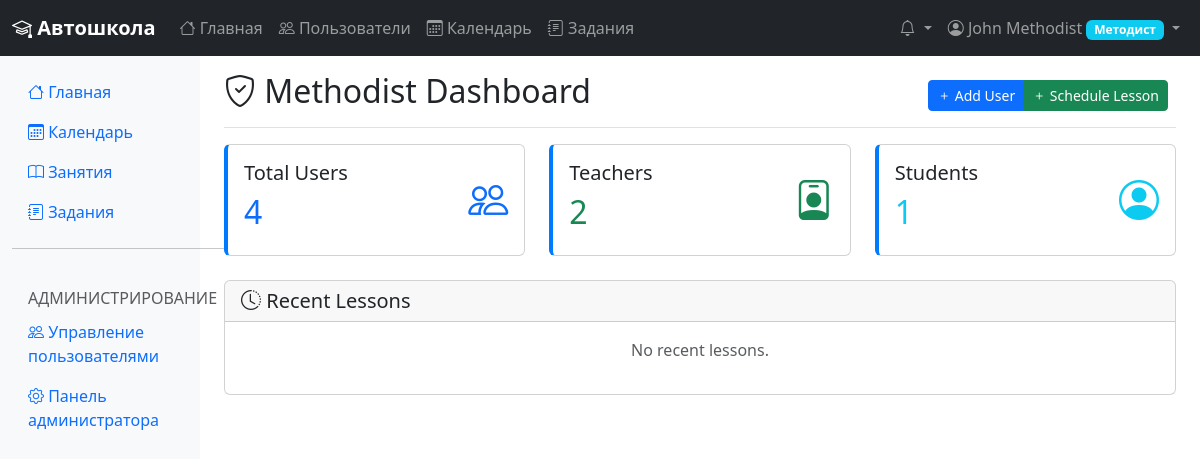
Page /ru/ (signed in) on the earlier database version.
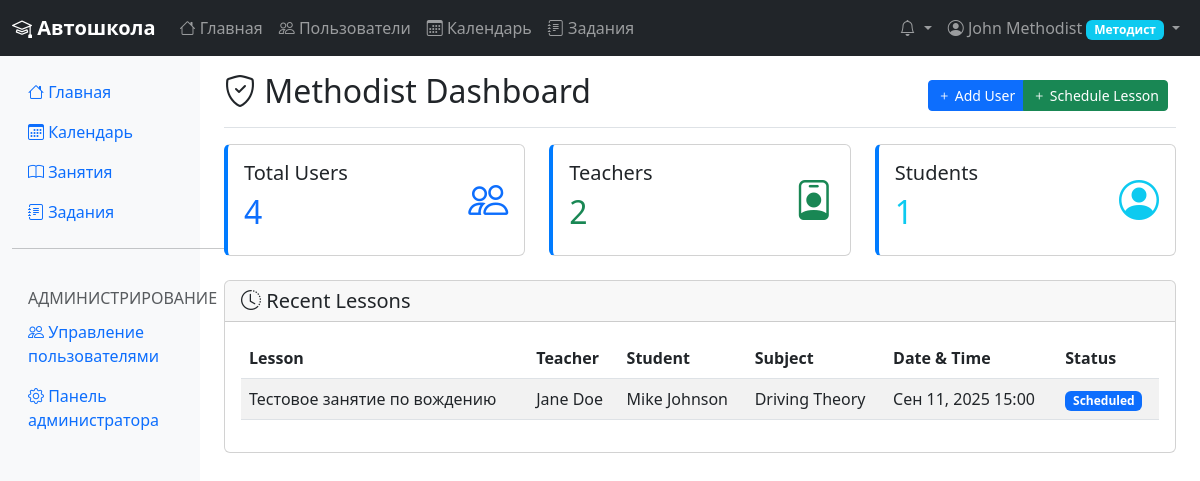
Same page on the later database version.
### scheduling/models.py (models this page shows, shortened)
class Lesson(models.Model):
    class LessonStatus(models.TextChoices):
        SCHEDULED = 'scheduled', 'Scheduled'
        COMPLETED = 'completed', 'Completed'
        CANCELLED = 'cancelled', 'Cancelled'
        RESCHEDULED = 'rescheduled', 'Rescheduled'
    title = models.CharField(max_length=200)
    subject = models.ForeignKey(Subject, on_delete=models.CASCADE, related_name='lessons')
    teacher = models.ForeignKey(
        User,
        on_delete=models.CASCADE,
        related_name='teaching_lessons',
        limit_choices_to={'role': User.UserRole.TEACHER}
    )
    student = models.ForeignKey(
        User,
        on_delete=models.CASCADE,
        related_name='student_lessons',
        limit_choices_to={'role': User.UserRole.STUDENT}
    )
    start_time = models.DateTimeField()
    end_time = models.DateTimeField()
    description = models.TextField(blank=True)
    materials = models.FileField(upload_to='lesson_materials/', blank=True, null=True)
    teacher_materials = models.FileField(
        upload_to='lesson_teacher_materials/',
        blank=True,
        null=True,
        help_text="Материалы для преподавателя (видны только преподавателю)"
    )
    zoom_link = models.URLField(blank=True, help_text="Zoom/Meet meeting link")
    status = models.CharField(
        max_length=20,
        choices=LessonStatus.choices,
        default=LessonStatus.SCHEDULED
    )
    teacher_rating = models.PositiveIntegerField(
        null=True, blank=True,
        help_text="Teacher's rating of the lesson (1-10)"
    )
    student_rating = models.PositiveIntegerField(
        null=True, blank=True,
        help_text="Student's rating of the lesson (1-10)"
    )
    teacher_comments = models.TextField(blank=True)
    student_comments = models.TextField(blank=True)
    created_at = models.DateTimeField(auto_now_add=True)
    updated_at = models.DateTimeField(auto_now=True)
    created_by = models.ForeignKey(
        User,
        on_delete=models.SET_NULL,
        null=True,
        related_name='created_lessons',
        limit_choices_to={'role': User.UserRole.METHODIST}
    )
    class Meta:
        ordering = ['-start_time']
        verbose_name = 'Lesson'
        verbose_name_plural = 'Lessons'

class Subject(models.Model):
    name = models.CharField(max_length=200)
    description = models.TextField(blank=True)
    is_active = models.BooleanField(default=True)
    class Meta:
        ordering = ['name']

### accounts/models.py (models this page shows, shortened)
class User(AbstractUser):
    class UserRole(models.TextChoices):
        STUDENT = 'student', 'Ученик'
        TEACHER = 'teacher', 'Инструктор'
        METHODIST = 'methodist', 'Методист'
    first_name = models.CharField(max_length=150, verbose_name='Имя')
    last_name = models.CharField(max_length=150, verbose_name='Фамилия')
    middle_name = models.CharField(max_length=150, blank=True, verbose_name='Отчество')
    role = models.CharField(
        max_length=20,
        choices=UserRole.choices,
        default=UserRole.STUDENT,
        verbose_name='Роль'
    )
    timezone = TimeZoneField(default='Europe/Moscow', verbose_name='Часовой пояс')
    phone = models.CharField(max_length=20, blank=True, verbose_name='Телефон')
    created_at = models.DateTimeField(auto_now_add=True, verbose_name='Дата создания')
    updated_at = models.DateTimeField(auto_now=True, verbose_name='Дата обновления')
    created_by = models.ForeignKey(
        'self',
        on_delete=models.SET_NULL,
        null=True,
        blank=True,
        related_name='created_users',
        limit_choices_to={'role': UserRole.METHODIST},
        verbose_name='Создан пользователем'
    )
    @property
    def full_name(self):
        if self.middle_name:
            return f"{self.first_name} {self.middle_name} {self.last_name}"
        return f"{self.first_name} {self.last_name}"
    def is_student(self):
        return self.role == self.UserRole.STUDENT
    def is_teacher(self):
        return self.role == self.UserRole.TEACHER
    def is_methodist(self):
        return self.role == self.UserRole.METHODIST
    class Meta:
        ordering = ['last_name', 'first_name']
        verbose_name = 'Пользователь'
        verbose_name_plural = 'Пользователи'

### accounts/views.py (the view, shortened to what this page needs)
# urls.py: path('', views.dashboard, name='dashboard'),
@login_required
def dashboard(request):
    user = request.user
    if user.is_student():
        from scheduling.models import Lesson
        from assignments.models import Assignment
        upcoming_lessons = Lesson.objects.filter(
            student=user,
            status=Lesson.LessonStatus.SCHEDULED
        ).select_related('teacher', 'subject')[:5]
        pending_assignments = Assignment.objects.filter(
            student=user,
            status__in=[Assignment.AssignmentStatus.ASSIGNED, Assignment.AssignmentStatus.IN_PROGRESS]
        ).select_related('lesson')[:5]
        context = {
            'upcoming_lessons': upcoming_lessons,
            'pending_assignments': pending_assignments,
        }
        return render(request, 'accounts/student_dashboard.html', context)
    elif user.is_methodist():
        from scheduling.models import Lesson
        from assignments.models import Assignment
        total_users = User.objects.count()
        total_teachers = User.objects.filter(role=User.UserRole.TEACHER).count()
        total_students = User.objects.filter(role=User.UserRole.STUDENT).count()
        recent_lessons = Lesson.objects.select_related('teacher', 'student', 'subject')[:10]
        context = {
            'total_users': total_users,
            'total_teachers': total_teachers,
            'total_students': total_students,
            'recent_lessons': recent_lessons,
        }
        return render(request, 'accounts/methodist_dashboard.html', context)
    return render(request, 'accounts/dashboard.html')

### templates/accounts/methodist_dashboard.html (shortened to what the changed rows need)
{% extends 'base.html' %}
{% block content %}
<div class="d-flex justify-content-between flex-wrap flex-md-nowrap align-items-center pt-3 pb-2 mb-3 border-bottom">
    <h1 class="h2"><i class="bi bi-shield-check"></i> Methodist Dashboard</h1>
</div>
<div class="row mb-4">
    <div class="col-md-4">
        <div class="card card-stats">
            <div class="card-body">
                <div class="d-flex">
                    <div class="flex-grow-1">
                        <h2 class="text-primary">{{ total_users }}</h2>
                    </div>
                </div>
            </div>
        </div>
    </div>
    <div class="col-md-4">
        <div class="card card-stats">
            <div class="card-body">
                <div class="d-flex">
                    <div class="flex-grow-1">
                        <h2 class="text-success">{{ total_teachers }}</h2>
                    </div>
                </div>
            </div>
        </div>
    </div>
    <div class="col-md-4">
        <div class="card card-stats">
            <div class="card-body">
                <div class="d-flex">
                    <div class="flex-grow-1">
                        <h2 class="text-info">{{ total_students }}</h2>
                    </div>
                </div>
            </div>
        </div>
    </div>
</div>
<div class="row">
    <div class="col-12">
        <div class="card">
            <div class="card-body">
                {% if recent_lessons %}
                    <div class="table-responsive">
                        <table class="table table-striped">
                            <thead>
                                <tr>
                                    <th>Lesson</th>
                                    <th>Teacher</th>
                                    <th>Student</th>
                                    <th>Subject</th>
                                    <th>Date & Time</th>
                                    <th>Status</th>
                                </tr>
                            </thead>
                            <tbody>
                                {% for lesson in recent_lessons %}
                                <tr>
                                    <td>{{ lesson.title }}</td>
                                    <td>{{ lesson.teacher.full_name }}</td>
                                    <td>{{ lesson.student.full_name }}</td>
                                    <td>{{ lesson.subject.name }}</td>
                                    <td>{{ lesson.start_time|date:"M d, Y H:i" }}</td>
                                    <td>
                                        <span class="badge bg-{% if lesson.status == 'completed' %}success{% elif lesson.status == 'scheduled' %}primary{% else %}secondary{% endif %}">
                                            {{ lesson.get_status_display }}
                                        </span>
                                    </td>
                                </tr>
                                {% endfor %}
                            </tbody>
                        </table>
                    </div>
                {% else %}
                    <p class="text-muted text-center">No recent lessons.</p>
                {% endif %}
            </div>
        </div>
    </div>
</div>
{% endblock %}

Differences in the rows shown:
added Lesson: title "Тестовое занятие по вождению", teacher.full_name "Jane Doe", student.full_name "Mike Johnson", subject.name "Driving Theory", start_time "Сен 11, 2025 15:00", status "Scheduled"
Other differences:
text no longer shown: "No recent lessons."
text now shown: "Lesson Teacher Student Subject Date & Time Status"
